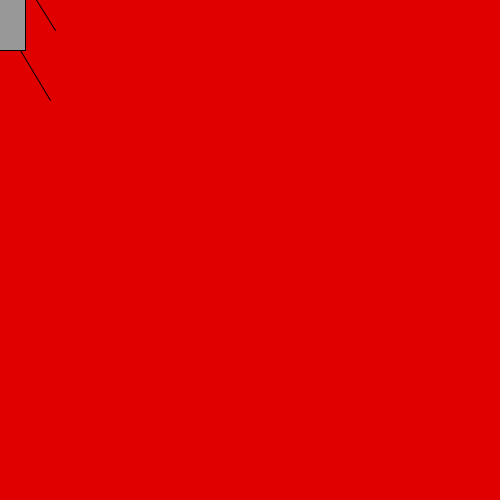
Frame 1 (no input)
Frame 60 (the mouse pressed at the canvas centre just before this capture): identical to frame 1, image omitted
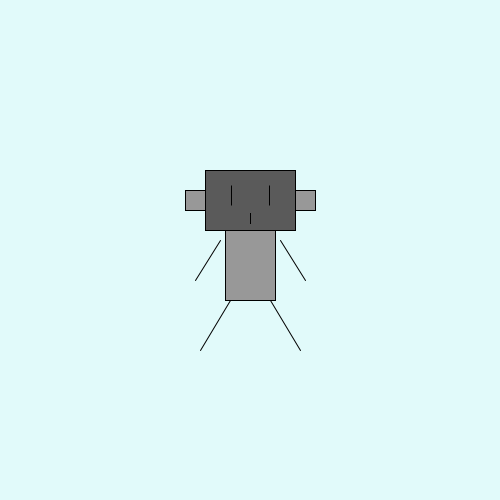
Frame 120 (the mouse held since frame 60 and released just before this capture)

The Processing sketch that drew these frames (run headless with seeded random() and noise(); from frame 60 on, the mouse is pressed at the canvas centre):

// Processing sketch: processing_23192
// ── processing_23192.pde

void setup () {
  
  //size of the window
  size(500,500);
  smooth();
  frameRate (20);
  
}


void draw () {
  
  //background
  background (225,mouseX,mouseY);
  ellipseMode(CENTER);
  rectMode(CENTER);
  
  //zoog's body
  stroke(0);
  fill(152);
  rect(mouseX,mouseY,50,100);
  
  //zoog's ears
  stroke(0);
  fill(152);
  rect(mouseX-50,mouseY-50,30,20);
  rect(mouseX+50,mouseY-50,30,20);
  
  //zoog's head
  stroke(0);
  fill(90);
  rect(mouseX,mouseY-50,90,60);
  
  //zoog's eyes
  fill(mouseX,0,mouseY);
  ellipse(mouseX-19,mouseY-55,abs(mouseX-pmouseX),20);
  ellipse(mouseX+19,mouseY-55,abs(mouseX-pmouseX),20);
  
  //zoog's mouth
  fill(mouseX,mouseY,0);
  rect(mouseX,mouseY-32,abs(mouseX-pmouseX),10);
  
  //zoog's hands
  stroke(0);
  line(mouseX+30,mouseY-10,pmouseX+55,pmouseY+30);
  line(mouseX-30,mouseY-10,pmouseX-55,pmouseY+30);
  
  //zoog's legs
  stroke(0);
  line(mouseX-20,mouseY+50,pmouseX-50,pmouseY+100);
  line(mouseX+20,mouseY+50,pmouseX+50,pmouseY+100);
  
}


void mousePressed() {
    
  frameRate (5);
  background (0);
  
  stroke(0,0,100);
  fill(224,0,0);
  ellipse(mouseX,mouseY+10,50,50);
  
  println("Oops!");
 
}
